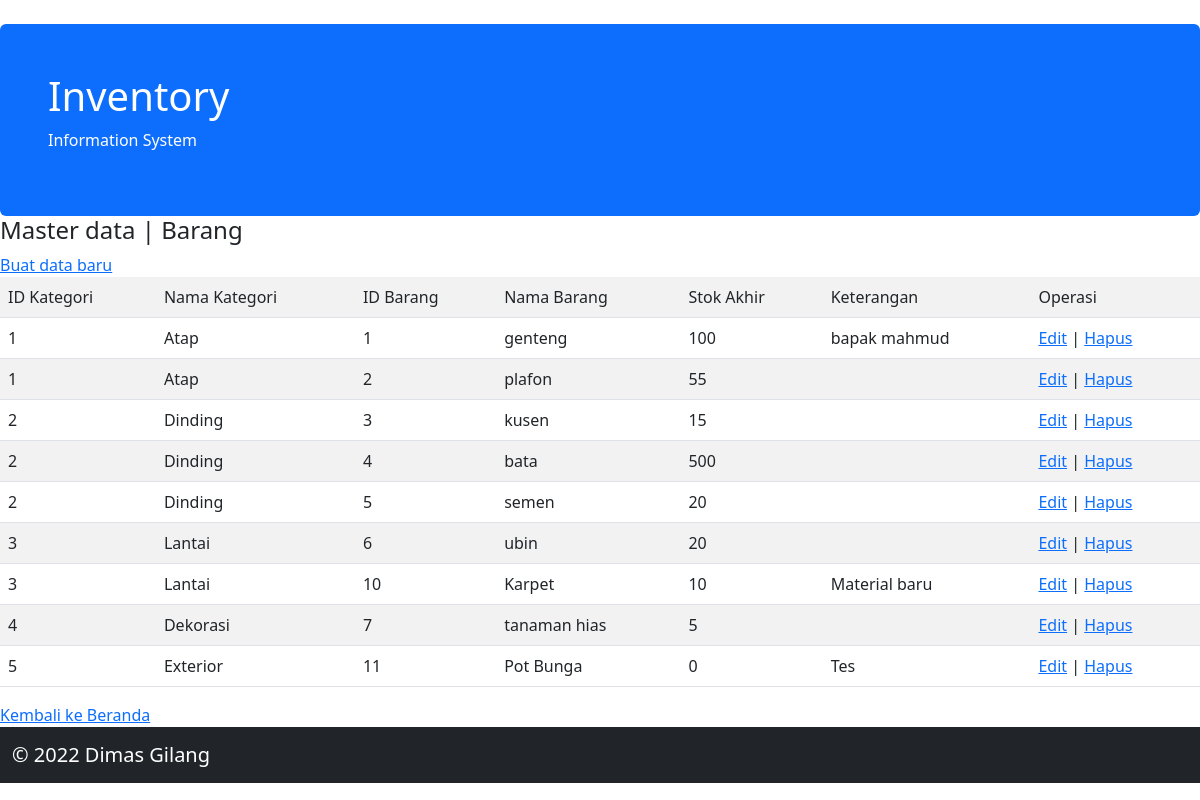
The page /masterdata/barang.php on the database its author committed.
### tables this page shows
CREATE TABLE `barang` (
  `id_kategori` int(11) DEFAULT NULL,
  `id_barang` int(11) NOT NULL AUTO_INCREMENT,
  `nama_barang` text DEFAULT NULL,
  `stok_akhir` text DEFAULT NULL,
  `keterangan` text DEFAULT NULL,
  PRIMARY KEY (`id_barang`)
);

CREATE TABLE `kategori_barang` (
  `id_kategori` int(11) NOT NULL AUTO_INCREMENT,
  `nama_kategori` text DEFAULT NULL,
  PRIMARY KEY (`id_kategori`)
);

### masterdata/barang.php (the view, shortened to what this page needs)
<!DOCTYPE html>
<html>
	<head>
		<link rel="stylesheet" type="text/css" href="../style/bootstrap-5.2.0-beta1-dist/css/bootstrap.min.css">
	</head>
	<body>
		<?php include '../shared/header.php'; ?>
		<h4>Master data | Barang</h4>
		<table class="table table-striped">
			<a href="barang_baru.php">Buat data baru</a>
			<tr>
				<td>ID Kategori</td>
				<td>Nama Kategori</td>
				<td>ID Barang</td>
				<td>Nama Barang</td>
				<td>Stok Akhir</td>
				<td>Keterangan</td>
				<td>Operasi</td>
			</tr>
			<?php
				include '../data/koneksi.php';
				$strQuery = "SELECT
							  b.id_kategori,
							  kb.nama_kategori,
							  b.id_barang,
							  b.nama_barang,
							  b.stok_akhir,
							  b.keterangan
							FROM barang AS b
							  INNER JOIN kategori_barang AS kb
							  ON b.id_kategori = kb.id_kategori
							ORDER BY b.id_kategori";
				$query = mysqli_query($conInventory, $strQuery) or die(mysqli_error());
				while ($data = mysqli_fetch_array($query)) {
					$id_kategori 	= $data["id_kategori"];
					$nama_kategori 	= $data["nama_kategori"];
					$id_barang 		= $data["id_barang"];
					$nama_barang 	= $data["nama_barang"];
					$stok_akhir 	= $data["stok_akhir"];
					$keterangan 	= $data["keterangan"];
			?>
			<tr>
				<td><?php echo $id_kategori; ?></td>
				<td><?php echo $nama_kategori; ?></td>
				<td><?php echo $id_barang; ?></td>
				<td><?php echo $nama_barang; ?></td>
				<td><?php echo $stok_akhir; ?></td>
				<td><?php echo $keterangan; ?></td>
				<td>
					<a href="barang_ubah.php?id_barang= <?php echo $id_barang; ?>">Edit</a> |
					<a href="barang_delete.php?id_barang= <?php echo $id_barang; ?>" onclick="return confirm('Yakin mau hapus <?php echo $nama_barang; ?> ?')">
						Hapus
					</a>
				</td>
			</tr>
			<?php } ?>
		</table>
		<a href="..">Kembali ke Beranda</a>
		<?php include '../shared/footer.php'; ?>
	</body>
</html>

### rows shown on the page
barang: id_kategori "1", id_kategori.nama_kategori "Atap", id_barang "1", nama_barang "genteng", stok_akhir "100", keterangan "bapak mahmud"
barang: id_kategori "1", id_kategori.nama_kategori "Atap", id_barang "2", nama_barang "plafon", stok_akhir "55"
barang: id_kategori "2", id_kategori.nama_kategori "Dinding", id_barang "3", nama_barang "kusen", stok_akhir "15"
barang: id_kategori "2", id_kategori.nama_kategori "Dinding", id_barang "4", nama_barang "bata", stok_akhir "500"
barang: id_kategori "2", id_kategori.nama_kategori "Dinding", id_barang "5", nama_barang "semen", stok_akhir "20"
barang: id_kategori "3", id_kategori.nama_kategori "Lantai", id_barang "6", nama_barang "ubin", stok_akhir "20"
barang: id_kategori "3", id_kategori.nama_kategori "Lantai", id_barang "10", nama_barang "Karpet", stok_akhir "10", keterangan "Material baru"
barang: id_kategori "4", id_kategori.nama_kategori "Dekorasi", id_barang "7", nama_barang "tanaman hias", stok_akhir "5"
barang: id_kategori "5", id_kategori.nama_kategori "Exterior", id_barang "11", nama_barang "Pot Bunga", stok_akhir "0", keterangan "Tes"
